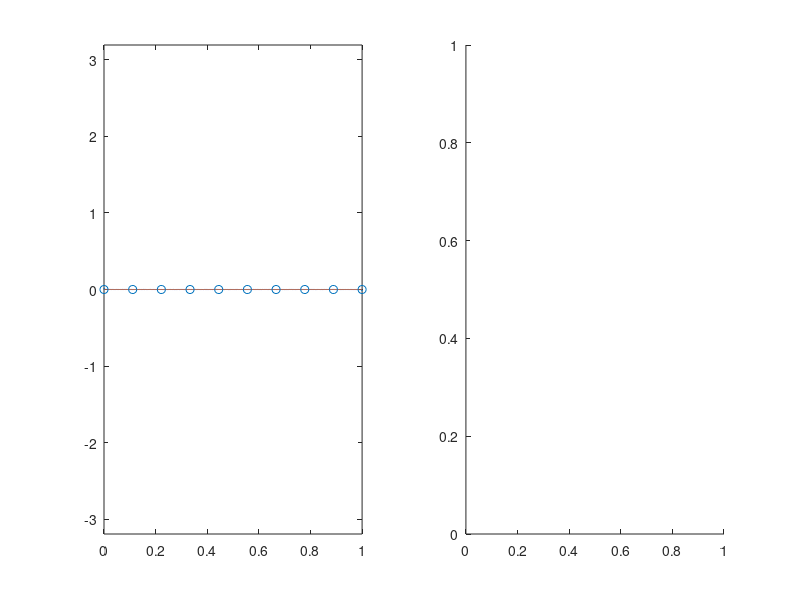

Here is the MATLAB script that generated this plot: (Note: this script raises an error after producing the figure.)
%function Chafee_Infante(N1,T,nui,alphai,graph)
%Chafee-Infante eq. u_t - nu*u_xx = u - alpha*u^3
%basic constants defined by problem

%%%%%%%%%%%%%%%%%%%%%%%%%%%%%%%%%%%%%%%%%%%%%%%%%%%%%%%%%%%%%%%%%%%%%%%%%%%
%Solves Chafee-Infante equation using data assimilation on a uniform grid
%
%Meant to use loaded data from Data directory
%%%%%%%%%%%%%%%%%%%%%%%%%%%%%%%%%%%%%%%%%%%%%%%%%%%%%%%%%%%%%%%%%%%%%%%%%%%
% close all; clear all;
close all;
clear all;
global alpha nu x N;
%% Load Variables
% load('Data\2018.01.23.01.24.03.575.mat')
if( exist('T','var') == 0)
    alpha = .1;
    nu = .007;
    dt = 0.01;
%     error = ;
    min_nodes = 10;
    L = 1;
    N = 2^12;
    mu = 5;
    seed = randi(10000);
    T = 50;
end

graph = true;
% graph = false;


%% Initialize other constants

dx = L/N;
x = linspace(0,L,N);
timesteps = ceil(T/dt);

%% Initial Conditions
% seed = randi(10000);
% fprintf('seed: %d\n', seed);
rng(seed);
a = (10^(0))*rand(1,N/8);
k = 1:1:N/8;

u_0 = zeros(1,N);
for i = 1:N/8
    u_0 = u_0 + (a(i)*sin(2*pi*k(i)*x));
end
u_0 = u_0/(norm(u_0)*sqrt(dx))*10^-3;


%% Plot Setup
%plot initial data and define plot
if(graph)
    figure
    subplot(1,2,1);
    h = plot(x,u_0);
    hold on;
%     h2 = plot(x,u_0);
    h2 = plot(x,zeros(1,N));
    y_amp = max([1.01/sqrt(alpha), 1e-2]);
    axis([0 L -y_amp y_amp]);
    set(h, 'XDataSource','x');
    set(h, 'YDataSource','u');
    set(h2, 'XDataSource','x');
    set(h2, 'YDataSource','v');
%     drawnow;
    f = subplot(1,2,2);
end


% Convex Splitting Method
A = (nu/(dx^2))*gallery('tridiag',N-2,1,-2,1) + (1+2*alpha)*speye(N-2,N-2);
B = speye(N-2,N-2) - dt*A;

u = u_0';
t=0;
%% Data Assimilation
% mu = 50;
int_nodes = min_nodes;
i_nodes = floor(linspace(1,N,int_nodes));
x_nodes = x(i_nodes);
if(graph)
    subplot(1,2,1)
    h3 = scatter(x_nodes,zeros(1,length(x_nodes)));
    set(h3, 'XDataSource','x_nodes');
    set(h3, 'YDataSource','zeros(1,length(x_nodes))');
end
v = zeros(size(u));
%             error_DA(1) = norm(u_0);
ui = u(2:N-1);
vi = v(2:N-1);
%% Main Loop
% close all
% f = figure;
% line([N/4 N/4], [0 inf]);
% for k = 1:timesteps
offset = 0;
while(max(abs(u))<.9/sqrt(alpha)&&t<T)
    %solves pde
    offset = offset +1;
    t = t+dt;
    umv = u - v;
    %error_DA(k) = sqrt(dx)*norm(umv);
%     if(max(error_DA(k)>1e50))
%         return
%     end
%     Ih_umv = interp1(x_nodes,umv(i_nodes),x)';
%     Ih_umv(1) = []; Ih_umv(end) = [];

    ui = B\(ui.*(ones(N-2,1)+dt.*(alpha.*(-2-(ui.^2))))); %Convex Splitting Method
    
    u(2:N-1) = ui;
end
if t >= T
    close all;
    return
end
error_DA = zeros(1,timesteps-offset);

    %Error calculation
    %% Data Assimiliation
for( k = 1:timesteps-offset)
    
        
    t = t+dt;
    umv = u - v;
    error_DA(k) = sqrt(dx)*norm(umv);
    if(max(error_DA(k)>1e50))
        return
    end
    Ih_umv = interp1(x_nodes,umv(i_nodes),x)';
    Ih_umv(1) = []; Ih_umv(end) = [];

    ui = B\(ui.*(ones(N-2,1)+dt.*(alpha.*(-2-(ui.^2))))); %Convex Splitting Method
    
    u(2:N-1) = ui;
    
    vi = B\(vi+dt*(alpha*(-2*vi-(vi.^3))+ mu*Ih_umv)); %Convex Splitting Method
    v(2:N-1) = vi;
    %     error_DA(k+1) = norm(u-v);
    
    
    %% Graphing
    %redraw plot
    if graph&&~ishghandle(f)&&~ishghandle(h)
        return
    end
%     if(max(u)> 0.9/sqrt(alpha)&&graph && mod(k,5) == 0
    if(graph && mod(k,100) == 0)
        subplot(1,2,1);
        refreshdata(h,'caller');
        refreshdata(h2,'caller');
        refreshdata(h3,'caller');
        refreshdata;
        title ( sprintf ('u(x ,%1.3f)',t ));
%         drawnow;
        %
        subplot(1,2,2);
        u_hat = fft(u);
        loglog(abs(u_hat(1:N/2))/N);
        %         hold on;
        y1=get(gca,'ylim');
        line([N/4 N/4],[1e-20 1e10]);
        line([1e-0 N/4],[1e-15 1e-15]);
        axis([1,N/2,1e-20,1e2]);
        drawnow;
    end
    
    
end
if(graph)
    figure
    semilogy(dt*(offset+1):dt:T, error_DA);
end

%% Save Data
%         date = datestr(now,'yyyy.mm.dd.HH.MM.SS.FFF');
%         save(['Data/' date '.mat'],'L','N','T','dt','alpha','nu','mu','seed','int_nodes','min_nodes','error');




